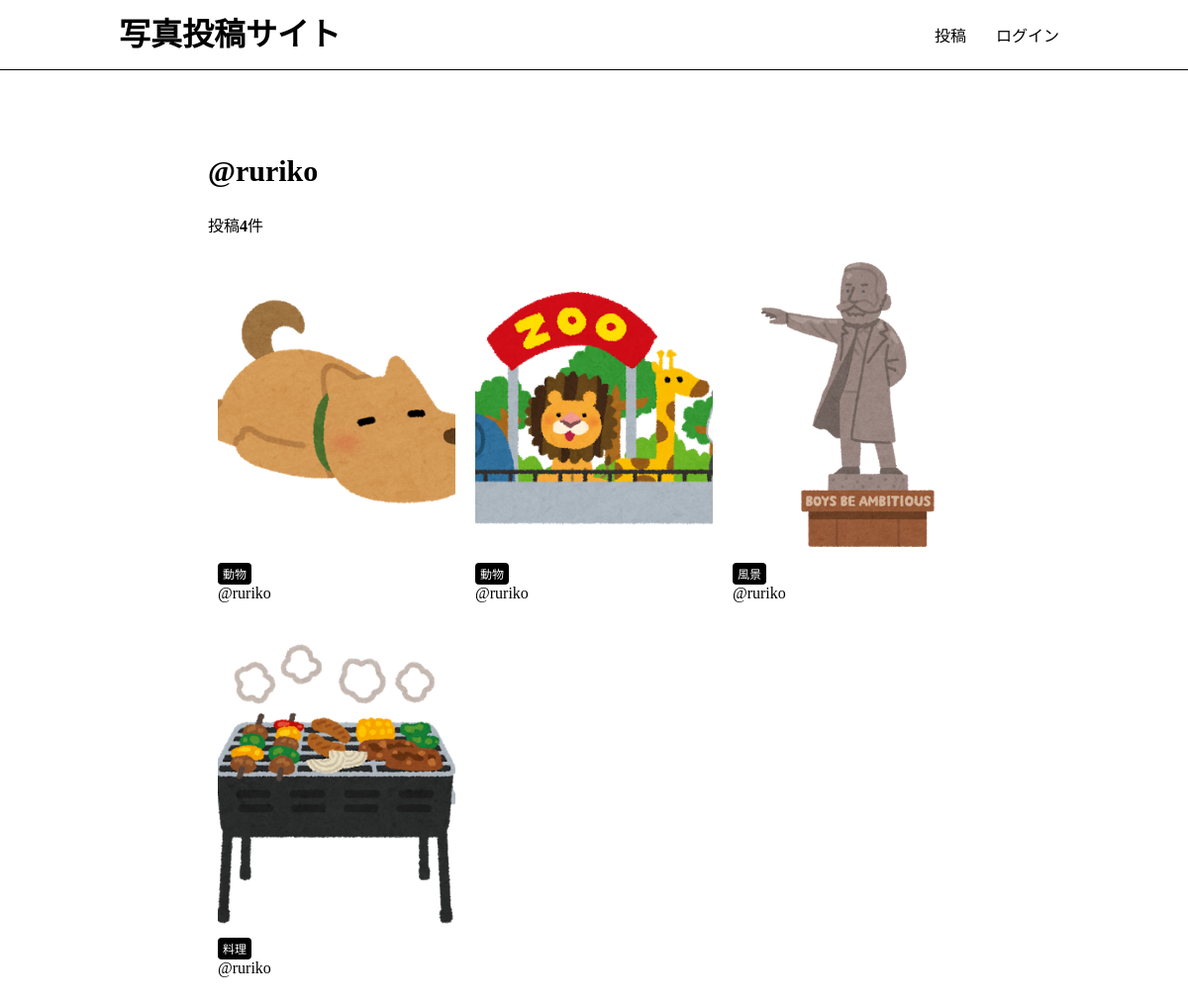
The page /users/1/ on the database its author committed.
### app/models.py (models this page shows, shortened)
class Photo(models.Model):
    title = models.CharField(max_length=150)
    comment = models.TextField(blank=True)
    image = models.ImageField(upload_to='photos')
    category = models.ForeignKey(Category, on_delete=models.PROTECT)
    user = models.ForeignKey(User, on_delete=models.CASCADE)
    created_at = models.DateTimeField(auto_now=True)

class Category(models.Model):
    title = models.CharField(max_length=20)
    def __str__(self):
        return self.title

### app/views.py (the view)
# urls.py: path('users/<int:pk>/',views.users_detail, name='users_detail'),
def users_detail(request, pk):
    user = get_object_or_404(User, pk=pk)
    photos = user.photo_set.all().order_by('-created_at')
    return render(request, 'app/users_detail.html', {'user':user, 'photos': photos})

### app/templates/app/users_detail.html
{% extends 'app/base.html' %}
{% block content %}
<h2 class="user-name">@{{ user.username }}</h2>
{% if photos.count != 0 %}
  <p>投稿<strong>{{ photos.count }}</strong>件</p>
{% else %}
  {% if user == request.user %}
    <p>初めての投稿をしてみましょう！</p>
  {% else %}
    <p>@{{ user.username }}さんはまだ投稿していません。</p>
  {% endif %}
{% endif %}
{% include 'app/photos_list.html' %}
{% endblock %}

### app/templates/app/photos_list.html
<div class="photo-container">
  {% for photo in photos %}
    <div class="photo">
      <a href="{% url 'app:photos_detail' photo.id %}">
        <img src="{{ photo.image.url }}" class="photo-img">
      </a>
      <div class="photo-info">
        <a href="{% url 'app:photos_category' category=photo.category %}" class="category">{{ photo.category }}</a>
        <a href="{% url 'app:users_detail' photo.user.id %}">@{{ photo.user }}</a>
      </div>
    </div>
  {% endfor %}
</div>

### static/css/style.css (style rules this page uses)
html, body { margin: 0; }
div { box-sizing: border-box; }
a { text-decoration: none; color: #000; }
.photo { width: calc(100%/3); float: left; padding: 10px; margin-bottom: 15px; }
.photo a { display: block; }
.photo-info .category { display: inline-block; padding: 2px 5px; border-radius: 4px; font-size: 12px; color: #fff; background-color: #000; }
.user-name { font-size: 30px; }
.photo-img { width: 100%; max-width: 500px; height: 300px; object-fit: cover; border-radius: 4px; }

### rows shown on the page
Photo: image (picture), category "動物", user "ruriko"
Photo: image (picture), category "動物", user "ruriko"
Photo: image (picture), category "風景", user "ruriko"
Photo: image (picture), category "料理", user "ruriko"

### other values the page prints
{{ user.username }} "ruriko"
{{ photos.count }} "4"
